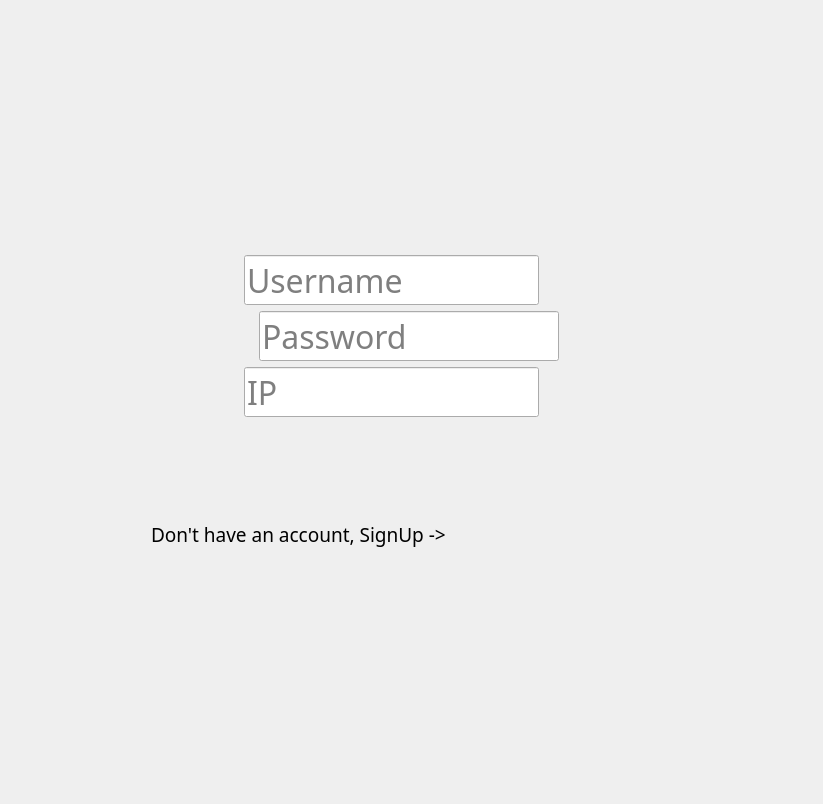
<?xml version="1.0" encoding="UTF-8"?>
<ui version="4.0">
 <class>Form</class>
 <widget class="QWidget" name="Form">
  <property name="geometry">
   <rect>
    <x>0</x>
    <y>0</y>
    <width>802</width>
    <height>804</height>
   </rect>
  </property>
  <property name="sizePolicy">
   <sizepolicy hsizetype="Expanding" vsizetype="Expanding">
    <horstretch>0</horstretch>
    <verstretch>0</verstretch>
   </sizepolicy>
  </property>
  <property name="windowTitle">
   <string>Form</string>
  </property>
  <layout class="QVBoxLayout" name="verticalLayout_2">
   <item>
    <layout class="QVBoxLayout" name="verticalLayout">
     <property name="sizeConstraint">
      <enum>QLayout::SetDefaultConstraint</enum>
     </property>
     <item>
      <spacer name="verticalSpacer_2">
       <property name="orientation">
        <enum>Qt::Vertical</enum>
       </property>
       <property name="sizeHint" stdset="0">
        <size>
         <width>20</width>
         <height>40</height>
        </size>
       </property>
      </spacer>
     </item>
     <item>
      <widget class="QLabel" name="label">
       <property name="text">
        <string/>
       </property>
       <property name="pixmap">
        <pixmap resource="resources.qrc">:/icons/Project Logo</pixmap>
       </property>
       <property name="alignment">
        <set>Qt::AlignCenter</set>
       </property>
      </widget>
     </item>
     <item>
      <layout class="QHBoxLayout" name="horizontalLayout_3">
       <item>
        <spacer name="horizontalSpacer_5">
         <property name="orientation">
          <enum>Qt::Horizontal</enum>
         </property>
         <property name="sizeType">
          <enum>QSizePolicy::Fixed</enum>
         </property>
         <property name="sizeHint" stdset="0">
          <size>
           <width>233</width>
           <height>20</height>
          </size>
         </property>
        </spacer>
       </item>
       <item>
        <widget class="QLineEdit" name="Username">
         <property name="sizePolicy">
          <sizepolicy hsizetype="Expanding" vsizetype="Fixed">
           <horstretch>0</horstretch>
           <verstretch>0</verstretch>
          </sizepolicy>
         </property>
         <property name="minimumSize">
          <size>
           <width>50</width>
           <height>50</height>
          </size>
         </property>
         <property name="maximumSize">
          <size>
           <width>300</width>
           <height>50</height>
          </size>
         </property>
         <property name="font">
          <font>
           <family>Mongolian Baiti</family>
           <pointsize>24</pointsize>
          </font>
         </property>
         <property name="placeholderText">
          <string>Username</string>
         </property>
         <property name="clearButtonEnabled">
          <bool>true</bool>
         </property>
        </widget>
       </item>
       <item>
        <spacer name="horizontalSpacer_4">
         <property name="orientation">
          <enum>Qt::Horizontal</enum>
         </property>
         <property name="sizeHint" stdset="0">
          <size>
           <width>40</width>
           <height>20</height>
          </size>
         </property>
        </spacer>
       </item>
      </layout>
     </item>
     <item>
      <layout class="QHBoxLayout" name="horizontalLayout">
       <item>
        <spacer name="horizontalSpacer_6">
         <property name="orientation">
          <enum>Qt::Horizontal</enum>
         </property>
         <property name="sizeType">
          <enum>QSizePolicy::Fixed</enum>
         </property>
         <property name="sizeHint" stdset="0">
          <size>
           <width>160</width>
           <height>20</height>
          </size>
         </property>
        </spacer>
       </item>
       <item>
        <widget class="QPushButton" name="eye">
         <property name="minimumSize">
          <size>
           <width>50</width>
           <height>50</height>
          </size>
         </property>
         <property name="maximumSize">
          <size>
           <width>50</width>
           <height>16777215</height>
          </size>
         </property>
         <property name="cursor">
          <cursorShape>PointingHandCursor</cursorShape>
         </property>
         <property name="styleSheet">
          <string notr="true">QPushButton {
    background: transparent;
    border: none;
}
QPushButton:hover {
    background: rgba(0, 0, 0, 15);
    border-radius: 6px;
}</string>
         </property>
         <property name="text">
          <string/>
         </property>
         <property name="icon">
          <iconset resource="resources.qrc">
           <normaloff>:/icons/EyeOff</normaloff>:/icons/EyeOff</iconset>
         </property>
         <property name="iconSize">
          <size>
           <width>50</width>
           <height>50</height>
          </size>
         </property>
         <property name="flat">
          <bool>true</bool>
         </property>
        </widget>
       </item>
       <item>
        <widget class="QLineEdit" name="Password">
         <property name="sizePolicy">
          <sizepolicy hsizetype="Expanding" vsizetype="Fixed">
           <horstretch>0</horstretch>
           <verstretch>0</verstretch>
          </sizepolicy>
         </property>
         <property name="minimumSize">
          <size>
           <width>50</width>
           <height>50</height>
          </size>
         </property>
         <property name="maximumSize">
          <size>
           <width>300</width>
           <height>50</height>
          </size>
         </property>
         <property name="font">
          <font>
           <family>Mongolian Baiti</family>
           <pointsize>24</pointsize>
          </font>
         </property>
         <property name="layoutDirection">
          <enum>Qt::LeftToRight</enum>
         </property>
         <property name="echoMode">
          <enum>QLineEdit::Password</enum>
         </property>
         <property name="placeholderText">
          <string>Password</string>
         </property>
         <property name="clearButtonEnabled">
          <bool>true</bool>
         </property>
        </widget>
       </item>
       <item>
        <spacer name="horizontalSpacer">
         <property name="orientation">
          <enum>Qt::Horizontal</enum>
         </property>
         <property name="sizeType">
          <enum>QSizePolicy::Fixed</enum>
         </property>
         <property name="sizeHint" stdset="0">
          <size>
           <width>236</width>
           <height>20</height>
          </size>
         </property>
        </spacer>
       </item>
      </layout>
     </item>
     <item>
      <layout class="QHBoxLayout" name="horizontalLayout_2">
       <item>
        <spacer name="horizontalSpacer_3">
         <property name="orientation">
          <enum>Qt::Horizontal</enum>
         </property>
         <property name="sizeType">
          <enum>QSizePolicy::Fixed</enum>
         </property>
         <property name="sizeHint" stdset="0">
          <size>
           <width>233</width>
           <height>20</height>
          </size>
         </property>
        </spacer>
       </item>
       <item>
        <widget class="QLineEdit" name="IP_line">
         <property name="sizePolicy">
          <sizepolicy hsizetype="Expanding" vsizetype="Fixed">
           <horstretch>0</horstretch>
           <verstretch>0</verstretch>
          </sizepolicy>
         </property>
         <property name="minimumSize">
          <size>
           <width>50</width>
           <height>50</height>
          </size>
         </property>
         <property name="maximumSize">
          <size>
           <width>300</width>
           <height>50</height>
          </size>
         </property>
         <property name="font">
          <font>
           <family>Mongolian Baiti</family>
           <pointsize>24</pointsize>
          </font>
         </property>
         <property name="placeholderText">
          <string>IP</string>
         </property>
         <property name="clearButtonEnabled">
          <bool>true</bool>
         </property>
        </widget>
       </item>
       <item>
        <spacer name="horizontalSpacer_2">
         <property name="orientation">
          <enum>Qt::Horizontal</enum>
         </property>
         <property name="sizeType">
          <enum>QSizePolicy::Expanding</enum>
         </property>
         <property name="sizeHint" stdset="0">
          <size>
           <width>40</width>
           <height>20</height>
          </size>
         </property>
        </spacer>
       </item>
      </layout>
     </item>
     <item>
      <widget class="QPushButton" name="loginbutton">
       <property name="minimumSize">
        <size>
         <width>220</width>
         <height>70</height>
        </size>
       </property>
       <property name="focusPolicy">
        <enum>Qt::NoFocus</enum>
       </property>
       <property name="styleSheet">
        <string notr="true">QPushButton {
    background: transparent;
    border: none;
}</string>
       </property>
       <property name="text">
        <string/>
       </property>
       <property name="icon">
        <iconset resource="resources.qrc">
         <normaloff>:/icons/Login</normaloff>:/icons/Login</iconset>
       </property>
       <property name="iconSize">
        <size>
         <width>220</width>
         <height>70</height>
        </size>
       </property>
       <property name="flat">
        <bool>true</bool>
       </property>
      </widget>
     </item>
     <item>
      <layout class="QHBoxLayout" name="horizontalLayout_4">
       <item>
        <spacer name="horizontalSpacer_7">
         <property name="orientation">
          <enum>Qt::Horizontal</enum>
         </property>
         <property name="sizeType">
          <enum>QSizePolicy::Fixed</enum>
         </property>
         <property name="sizeHint" stdset="0">
          <size>
           <width>140</width>
           <height>20</height>
          </size>
         </property>
        </spacer>
       </item>
       <item>
        <widget class="QLabel" name="label_2">
         <property name="font">
          <font>
           <family>Mongolian Baiti</family>
           <pointsize>14</pointsize>
           <weight>50</weight>
           <italic>false</italic>
           <bold>false</bold>
           <underline>false</underline>
           <strikeout>false</strikeout>
           <stylestrategy>PreferDefault</stylestrategy>
           <kerning>true</kerning>
          </font>
         </property>
         <property name="text">
          <string>Don't have an account, SignUp -&gt;</string>
         </property>
        </widget>
       </item>
       <item>
        <widget class="QPushButton" name="signupbutton">
         <property name="minimumSize">
          <size>
           <width>220</width>
           <height>70</height>
          </size>
         </property>
         <property name="maximumSize">
          <size>
           <width>16777215</width>
           <height>16777215</height>
          </size>
         </property>
         <property name="focusPolicy">
          <enum>Qt::NoFocus</enum>
         </property>
         <property name="styleSheet">
          <string notr="true">QPushButton {
    background: transparent;
    border: none;
}</string>
         </property>
         <property name="text">
          <string/>
         </property>
         <property name="icon">
          <iconset resource="resources.qrc">
           <normaloff>:/icons/Signup</normaloff>:/icons/Signup</iconset>
         </property>
         <property name="iconSize">
          <size>
           <width>220</width>
           <height>70</height>
          </size>
         </property>
         <property name="checkable">
          <bool>false</bool>
         </property>
         <property name="checked">
          <bool>false</bool>
         </property>
         <property name="flat">
          <bool>true</bool>
         </property>
        </widget>
       </item>
       <item>
        <spacer name="horizontalSpacer_8">
         <property name="orientation">
          <enum>Qt::Horizontal</enum>
         </property>
         <property name="sizeType">
          <enum>QSizePolicy::Fixed</enum>
         </property>
         <property name="sizeHint" stdset="0">
          <size>
           <width>140</width>
           <height>20</height>
          </size>
         </property>
        </spacer>
       </item>
      </layout>
     </item>
     <item>
      <spacer name="verticalSpacer">
       <property name="orientation">
        <enum>Qt::Vertical</enum>
       </property>
       <property name="sizeHint" stdset="0">
        <size>
         <width>20</width>
         <height>40</height>
        </size>
       </property>
      </spacer>
     </item>
    </layout>
   </item>
  </layout>
 </widget>
 <resources>
  <include location="resources.qrc"/>
  <include location="resources.qrc"/>
  <include location="resources.qrc"/>
 </resources>
 <connections/>
</ui>
